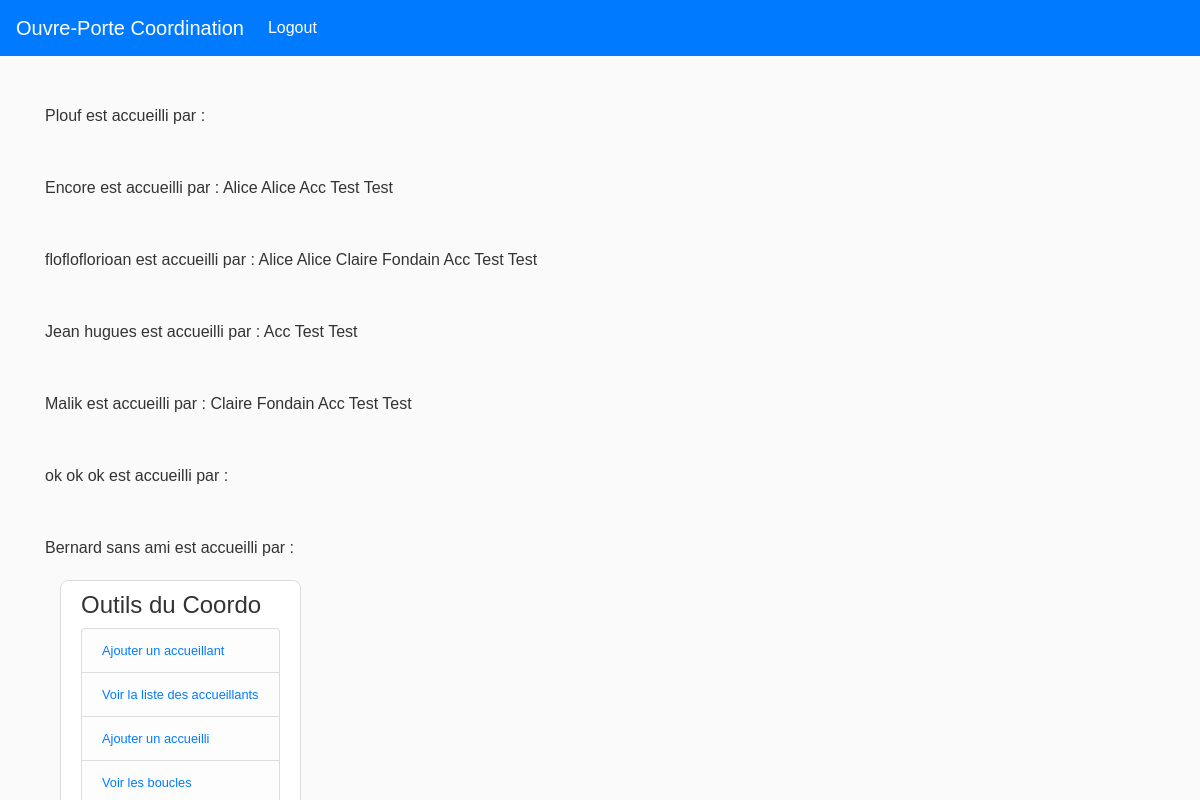
The page /liste_accueillis (signed in) on the database its author committed.
### flask_app/models.py (models this page shows, shortened)
class Accueilli(db.Model):
    __tablename__ = 'accueillis'
    id = db.Column(db.Integer, primary_key=True)
    nom = db.Column(db.String(120), unique=True, nullable=False)
    email = db.Column(db.String(120), unique=False, nullable=True)
    tel = db.Column(db.String(120), unique=False, nullable=True)
    remarques = db.Column(db.Text, unique=False, nullable=True)

class Accueillant(db.Model):
    __tablename__ = 'accueillants'
    id = db.Column(db.Integer, primary_key=True)
    disponibilite = db.Column(db.String(120), unique=False, nullable=True)
    nom = db.Column(db.String(120), unique=True, nullable=False)
    tel = db.Column(db.String(120), unique=False, nullable=True)
    adresse = db.Column(db.String(120), unique=False, nullable=True)
    email = db.Column(db.String(120), unique=False, nullable=True)
    next_action = db.Column(db.Text, unique=False, nullable=True)
    remarques = db.Column(db.Text, unique=False, nullable=True)
    accueillis = db.relationship("Accueilli",
                                    secondary=Accueil,
                                    backref= db.backref('accueillants'))

### flask_app/boucles_accueil/routes.py (the view)
@boucles_accueil.route('/liste_accueillis')
@login_required
def liste_accueillis():
    accueillis = Accueilli.query.all()
    return render_template('liste_accueillis.html', accueillis=accueillis)

### flask_app/models.py (called while the page is built)
@login_manager.user_loader
def load_coordinateur(coordo_id):
    return Coordinateur.query.get(int(coordo_id))

### flask_app/templates/liste_accueillis.html
{% extends "layout.html" %}
{% block content %}
{% for acc in accueillis %}
<div class='mt-5'>
    {{ acc.nom }} est accueilli par :
    {% for accueillant in acc.accueillants %}
    {{ accueillant.nom }}
    {% endfor %}
    {% endfor %}
</div>
{% endblock content %}

### flask_app/static/main.css (style rules this page uses)
body { background: #fafafa; color: #333333; font-family: Verdana, Geneva, sans-serif !important; }

### rows shown on the page
Accueilli: nom "Plouf"
Accueilli: nom "Encore"
Accueillant: nom "Alice Alice"
Accueillant: nom "Acc Test Test"
Accueilli: nom "flofloflorioan"
Accueillant: nom "Claire Fondain"
Accueilli: nom "Jean hugues"
Accueilli: nom "Malik"
Accueilli: nom "ok ok ok"
Accueilli: nom "Bernard sans ami"
